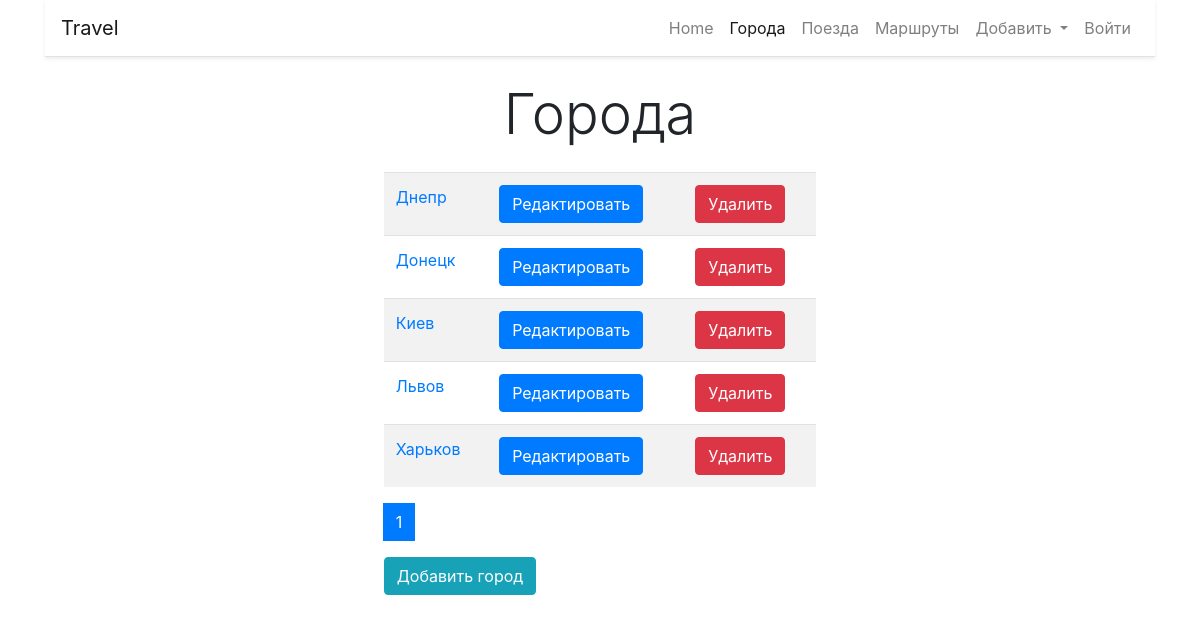
Before: /cities/ with the older database file.
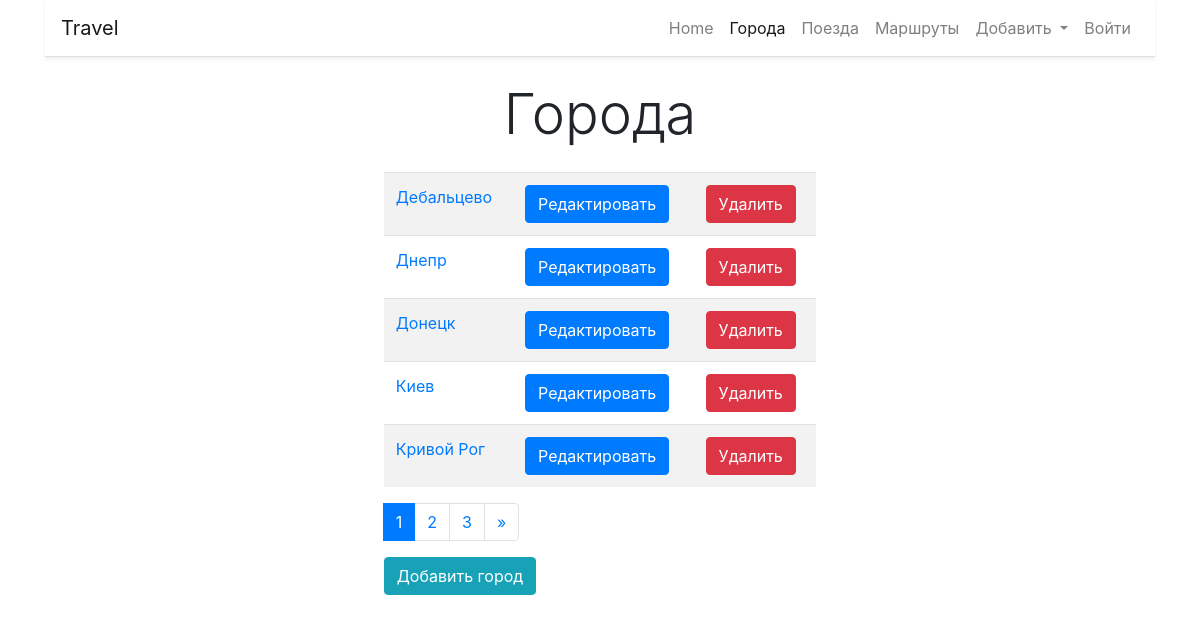
After: the same page with the newer database file.
### cities/models.py (models this page shows, shortened)
class City(models.Model):
    name = models.CharField(max_length=100, unique=True, verbose_name='Город')
    class Meta:
        verbose_name = 'Город'
        verbose_name_plural = 'Города'
        ordering = ['name']

### cities/views.py (the view)
# urls.py: path('', home, name='home'),
def home(request):
    cities = City.objects.all()
    paginator = Paginator(cities, 5)
    page_number = request.GET.get('page')
    page_numbers = paginator.page_range
    page_obj = paginator.get_page(page_number)
    return render(request=request, template_name='cities/home.html',
                  context={'cities_list': cities, 'page_obj': page_obj, 'page_numbers': page_numbers})

### cities/templates/cities/home.html (shortened to what this page needs)
{% extends 'Base.html' %}
{% block content %}
<h1 class="display-4 text-center my-4">Города</h1>
<div class="col-md-5 mx-auto">
    <table class="table table-striped">
        <tbody>
        {% for city in page_obj %}
        <tr>
            <td><a href="{% url 'city:current_city' city.pk %}">{{ city.name }}</a></td>
            <td><a href="{% url 'city:update' city.pk %}">
                <button type="button" class="btn btn-primary">Редактировать</button>
            </a></td>
            <td><a href="{% url 'city:delete' city.pk %}">
                <button type="button" class="btn btn-danger">Удалить</button>
            </a></td>
        </tr>
        {% endfor %}
        </tbody>
    </table>
    <nav aria-label="Page navigation example">
        <ul class="pagination">
            {% for i in page_obj.paginator.page_range %}
            <li class="page-item current {% ifequal i page_obj.number %} active {% endifequal %}">
                <a class="page-link" href="?page={{ i }}">{{ i }}</a>
            </li>
            {% endfor %}
            <li class="page-item">
                {% if page_obj.has_next %}
                <a class="page-link" href="?page={{ page_obj.next_page_number }}" aria-label="Next">
                    <span aria-hidden="true">&raquo;</span>
                </a>
                {% endif %}
            </li>
        </ul>
    </nav>
    <a href="{% url 'city:create' %}">
        <button type="button" class="btn btn-info">Добавить город</button>
    </a>
</div>
{% endblock %}

Changed rows visible on the page:
no longer on this page (row unchanged): City: name "Львов"
removed City: name "Харьков"
added City: name "Дебальцево"
added City: name "Кривой Рог"
Other visible differences:
new list line: "2"
new list line: "3"
